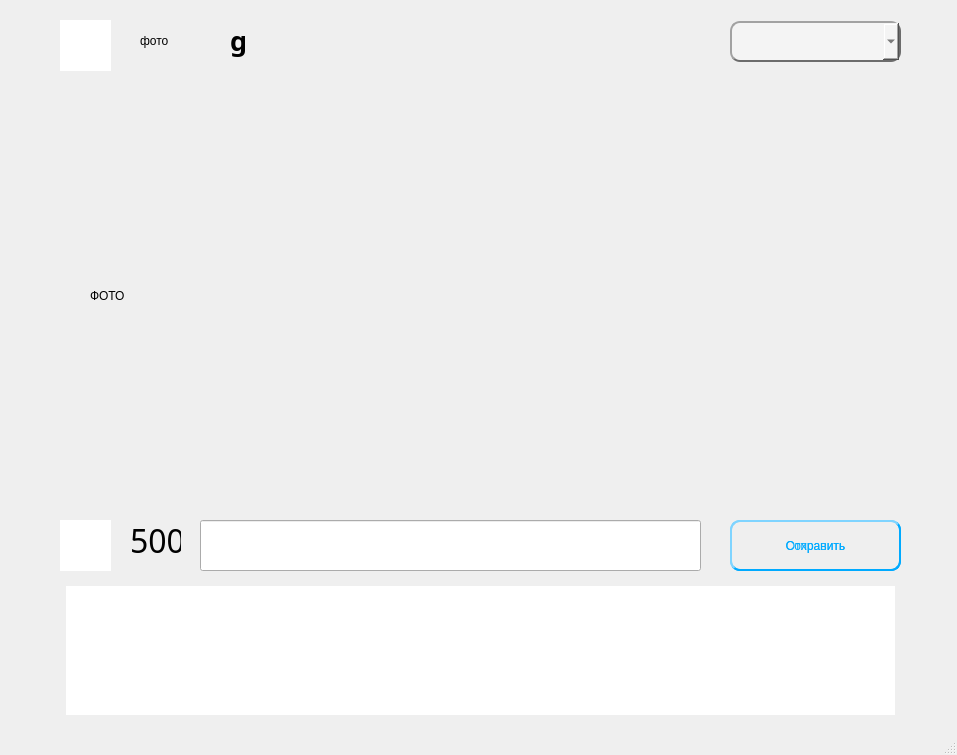
<?xml version="1.0" encoding="UTF-8"?>
<ui version="4.0">
 <class>MainWindow</class>
 <widget class="QMainWindow" name="MainWindow">
  <property name="geometry">
   <rect>
    <x>0</x>
    <y>0</y>
    <width>957</width>
    <height>755</height>
   </rect>
  </property>
  <property name="windowTitle">
   <string>Instagram</string>
  </property>
  <property name="windowIcon">
   <iconset>
    <normaloff>little_insta.png</normaloff>little_insta.png</iconset>
  </property>
  <widget class="QWidget" name="centralwidget">
   <widget class="QLabel" name="photo">
    <property name="geometry">
     <rect>
      <x>90</x>
      <y>90</y>
      <width>781</width>
      <height>411</height>
     </rect>
    </property>
    <property name="text">
     <string>ФОТО</string>
    </property>
   </widget>
   <widget class="QLabel" name="main_photo">
    <property name="geometry">
     <rect>
      <x>140</x>
      <y>10</y>
      <width>71</width>
      <height>61</height>
     </rect>
    </property>
    <property name="text">
     <string>фото</string>
    </property>
   </widget>
   <widget class="QLabel" name="username">
    <property name="geometry">
     <rect>
      <x>230</x>
      <y>20</y>
      <width>201</width>
      <height>41</height>
     </rect>
    </property>
    <property name="font">
     <font>
      <family>Yu Gothic UI Semibold</family>
      <pointsize>20</pointsize>
      <weight>75</weight>
      <bold>true</bold>
     </font>
    </property>
    <property name="text">
     <string>g</string>
    </property>
   </widget>
   <widget class="QPushButton" name="like">
    <property name="geometry">
     <rect>
      <x>60</x>
      <y>520</y>
      <width>51</width>
      <height>51</height>
     </rect>
    </property>
    <property name="cursor">
     <cursorShape>PointingHandCursor</cursorShape>
    </property>
    <property name="styleSheet">
     <string notr="true">background-color: rgb(255, 255, 255);
border-style: outset;
border-width: 0px;</string>
    </property>
    <property name="text">
     <string/>
    </property>
    <property name="iconSize">
     <size>
      <width>51</width>
      <height>51</height>
     </size>
    </property>
   </widget>
   <widget class="QLabel" name="likes">
    <property name="geometry">
     <rect>
      <x>130</x>
      <y>520</y>
      <width>51</width>
      <height>41</height>
     </rect>
    </property>
    <property name="font">
     <font>
      <family>Yu Gothic UI Semilight</family>
      <pointsize>24</pointsize>
     </font>
    </property>
    <property name="text">
     <string>500</string>
    </property>
   </widget>
   <widget class="QLineEdit" name="comment_line">
    <property name="geometry">
     <rect>
      <x>200</x>
      <y>520</y>
      <width>501</width>
      <height>51</height>
     </rect>
    </property>
    <property name="font">
     <font>
      <family>Yu Gothic UI Semilight</family>
      <pointsize>16</pointsize>
     </font>
    </property>
   </widget>
   <widget class="QPushButton" name="send">
    <property name="geometry">
     <rect>
      <x>730</x>
      <y>520</y>
      <width>171</width>
      <height>51</height>
     </rect>
    </property>
    <property name="cursor">
     <cursorShape>PointingHandCursor</cursorShape>
    </property>
    <property name="styleSheet">
     <string notr="true">font: 16pt &quot;Yu Gothic UI Semilight&quot;;
color: rgb(0, 170, 255);
border-style: outset;
border-width: 2px;
border-radius: 10px;
border-color: rgb(0, 170, 255);
min-width: 3em;
padding: 6px;</string>
    </property>
    <property name="text">
     <string>Отправить</string>
    </property>
   </widget>
   <widget class="QTableWidget" name="comments">
    <property name="geometry">
     <rect>
      <x>60</x>
      <y>580</y>
      <width>841</width>
      <height>141</height>
     </rect>
    </property>
    <property name="font">
     <font>
      <family>Yu Gothic UI Semilight</family>
      <pointsize>14</pointsize>
     </font>
    </property>
    <property name="styleSheet">
     <string notr="true">border-width: 0px;
gridline-color: rgb(208, 208, 208);
border-color: rgb(255, 255, 255);
border-style: outset;
padding: 6px;</string>
    </property>
    <property name="sizeAdjustPolicy">
     <enum>QAbstractScrollArea::AdjustToContents</enum>
    </property>
    <property name="selectionMode">
     <enum>QAbstractItemView::NoSelection</enum>
    </property>
    <property name="selectionBehavior">
     <enum>QAbstractItemView::SelectItems</enum>
    </property>
    <property name="gridStyle">
     <enum>Qt::NoPen</enum>
    </property>
    <property name="columnCount">
     <number>4</number>
    </property>
    <attribute name="horizontalHeaderVisible">
     <bool>false</bool>
    </attribute>
    <attribute name="horizontalHeaderDefaultSectionSize">
     <number>50</number>
    </attribute>
    <attribute name="horizontalHeaderMinimumSectionSize">
     <number>50</number>
    </attribute>
    <attribute name="verticalHeaderVisible">
     <bool>false</bool>
    </attribute>
    <attribute name="verticalHeaderDefaultSectionSize">
     <number>30</number>
    </attribute>
    <attribute name="verticalHeaderMinimumSectionSize">
     <number>30</number>
    </attribute>
    <column/>
    <column/>
    <column/>
    <column/>
   </widget>
   <widget class="QPushButton" name="arrow">
    <property name="geometry">
     <rect>
      <x>60</x>
      <y>20</y>
      <width>51</width>
      <height>51</height>
     </rect>
    </property>
    <property name="cursor">
     <cursorShape>PointingHandCursor</cursorShape>
    </property>
    <property name="styleSheet">
     <string notr="true">background-color: rgb(255, 255, 255);
border-style: outset;
border-width: 0px;</string>
    </property>
    <property name="text">
     <string/>
    </property>
    <property name="icon">
     <iconset>
      <normaloff>arrow.png</normaloff>arrow.png</iconset>
    </property>
    <property name="iconSize">
     <size>
      <width>51</width>
      <height>51</height>
     </size>
    </property>
   </widget>
   <widget class="QComboBox" name="settings_combo">
    <property name="geometry">
     <rect>
      <x>730</x>
      <y>21</y>
      <width>171</width>
      <height>41</height>
     </rect>
    </property>
    <property name="minimumSize">
     <size>
      <width>79</width>
      <height>0</height>
     </size>
    </property>
    <property name="styleSheet">
     <string notr="true">font: 12pt &quot;Yu Gothic UI Semilight&quot;;
color: rgb(50, 50, 50);
border-style: outset;
border-width: 2px;
border-radius: 10px;
border-color: rgb(108, 108, 108);
min-width: 3em;
padding: 6px;
background-color: rgb(244, 244, 244);</string>
    </property>
    <property name="inputMethodHints">
     <set>Qt::ImhNone</set>
    </property>
    <property name="editable">
     <bool>false</bool>
    </property>
    <property name="minimumContentsLength">
     <number>20</number>
    </property>
    <property name="iconSize">
     <size>
      <width>21</width>
      <height>21</height>
     </size>
    </property>
    <item>
     <property name="text">
      <string/>
     </property>
    </item>
    <item>
     <property name="text">
      <string>Изменить описание</string>
     </property>
    </item>
    <item>
     <property name="text">
      <string>Удалить</string>
     </property>
    </item>
   </widget>
   <widget class="QPushButton" name="save_desc">
    <property name="geometry">
     <rect>
      <x>730</x>
      <y>520</y>
      <width>171</width>
      <height>51</height>
     </rect>
    </property>
    <property name="cursor">
     <cursorShape>PointingHandCursor</cursorShape>
    </property>
    <property name="styleSheet">
     <string notr="true">font: 16pt &quot;Yu Gothic UI Semilight&quot;;
color: rgb(0, 170, 255);
border-style: outset;
border-width: 2px;
border-radius: 10px;
border-color: rgb(0, 170, 255);
min-width: 3em;
padding: 6px;</string>
    </property>
    <property name="text">
     <string>Сохранить</string>
    </property>
   </widget>
  </widget>
  <widget class="QMenuBar" name="menubar">
   <property name="geometry">
    <rect>
     <x>0</x>
     <y>0</y>
     <width>957</width>
     <height>21</height>
    </rect>
   </property>
  </widget>
  <widget class="QStatusBar" name="statusbar"/>
 </widget>
 <resources/>
 <connections/>
</ui>
